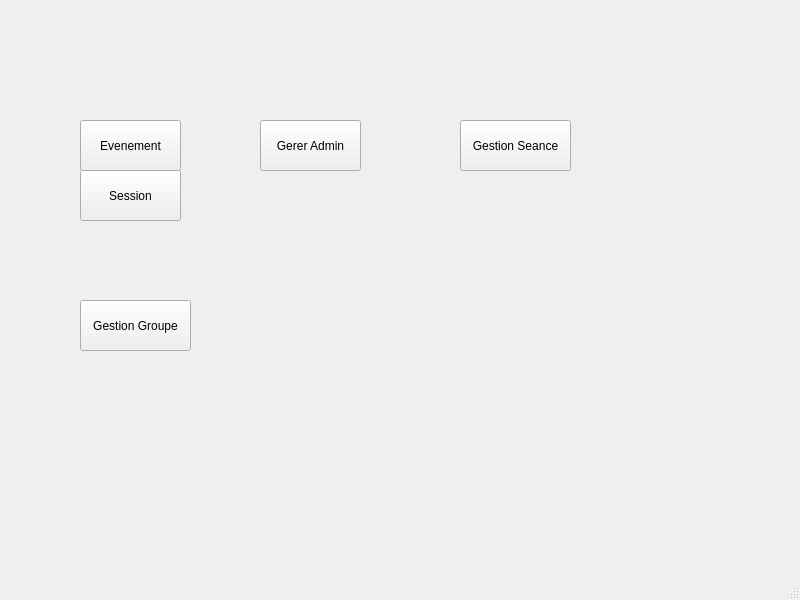
<?xml version="1.0" encoding="UTF-8"?>
<ui version="4.0">
 <class>MainWindow</class>
 <widget class="QMainWindow" name="MainWindow">
  <property name="geometry">
   <rect>
    <x>0</x>
    <y>0</y>
    <width>800</width>
    <height>600</height>
   </rect>
  </property>
  <property name="windowTitle">
   <string>MainWindow</string>
  </property>
  <widget class="QWidget" name="centralwidget">
   <widget class="QPushButton" name="pushButton">
    <property name="geometry">
     <rect>
      <x>80</x>
      <y>120</y>
      <width>101</width>
      <height>51</height>
     </rect>
    </property>
    <property name="text">
     <string>Evenement</string>
    </property>
   </widget>
   <widget class="QPushButton" name="pushButton_2">
    <property name="geometry">
     <rect>
      <x>80</x>
      <y>170</y>
      <width>101</width>
      <height>51</height>
     </rect>
    </property>
    <property name="text">
     <string>Session</string>
    </property>
   </widget>
   <widget class="QPushButton" name="pushButton_3">
    <property name="geometry">
     <rect>
      <x>260</x>
      <y>120</y>
      <width>101</width>
      <height>51</height>
     </rect>
    </property>
    <property name="text">
     <string>Gerer Admin</string>
    </property>
   </widget>
   <widget class="QPushButton" name="pushButton_4">
    <property name="geometry">
     <rect>
      <x>460</x>
      <y>120</y>
      <width>111</width>
      <height>51</height>
     </rect>
    </property>
    <property name="text">
     <string>Gestion Seance</string>
    </property>
   </widget>
   <widget class="QPushButton" name="pushButton_5">
    <property name="geometry">
     <rect>
      <x>80</x>
      <y>300</y>
      <width>111</width>
      <height>51</height>
     </rect>
    </property>
    <property name="text">
     <string>Gestion Groupe</string>
    </property>
   </widget>
  </widget>
  <widget class="QMenuBar" name="menubar">
   <property name="geometry">
    <rect>
     <x>0</x>
     <y>0</y>
     <width>800</width>
     <height>22</height>
    </rect>
   </property>
  </widget>
  <widget class="QStatusBar" name="statusbar"/>
 </widget>
 <resources/>
 <connections/>
</ui>
